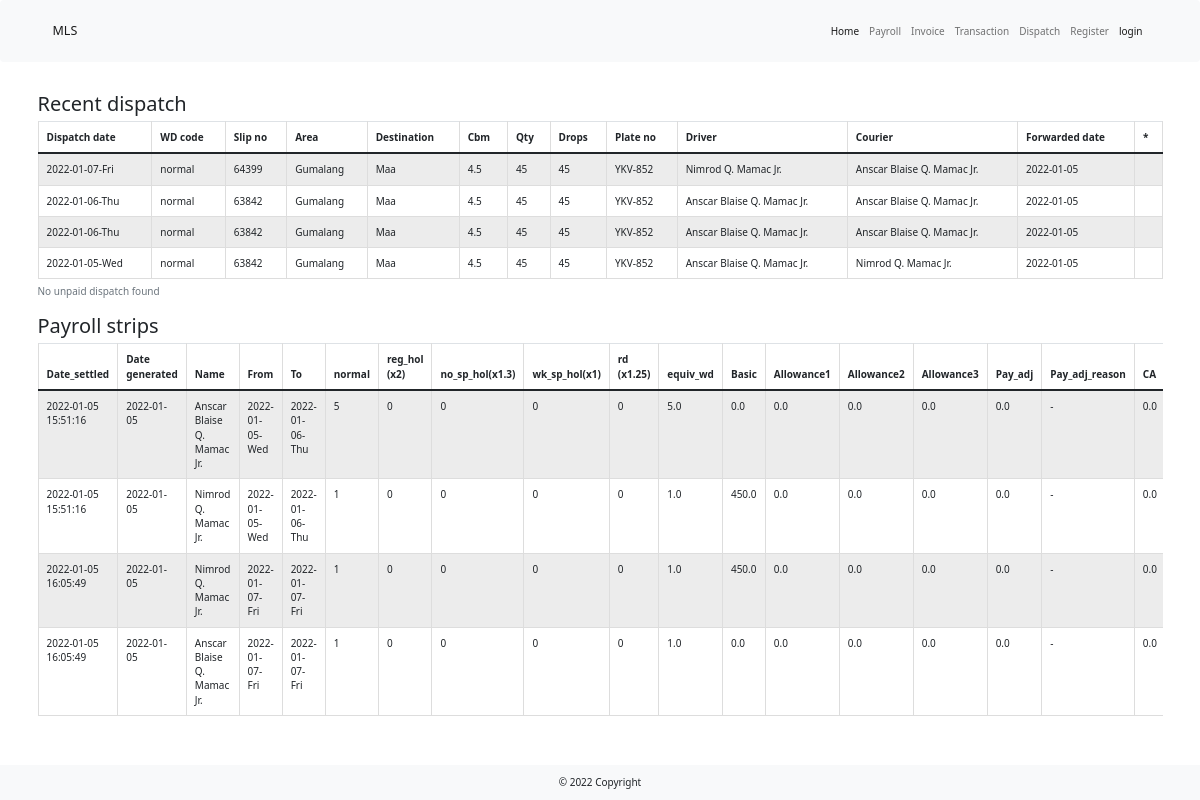
Before: /payroll with the older database file.
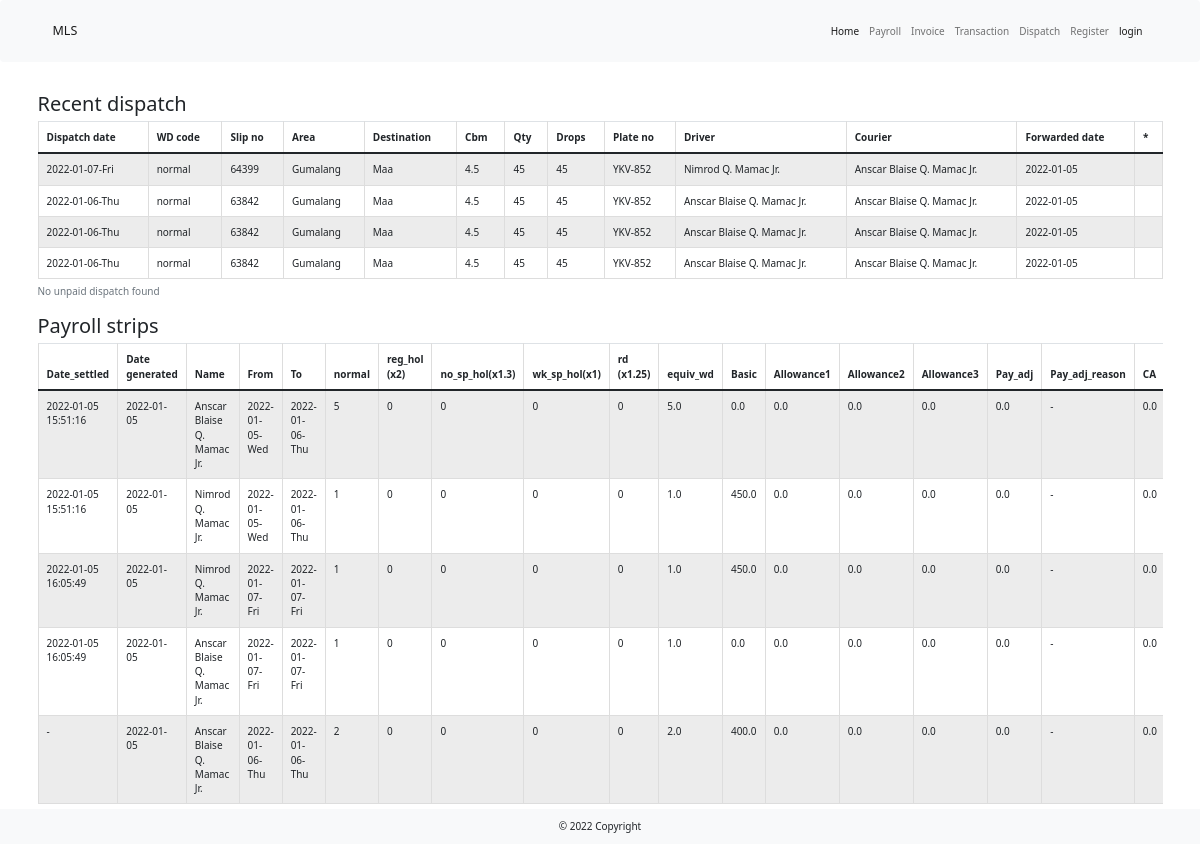
After: the same page with the newer database file.
### main.py (models this page shows)
class DispatchTable(UserMixin, db.Model):
    __tablename__ = "dispatch"
    id = db.Column(db.Integer, primary_key=True, unique=True)
    dispatch_date = db.Column(db.String(100), nullable=False)
    wd_code = db.Column(db.String(100), nullable=False)
    slip_no = db.Column(db.String(100), nullable=False)
    route = db.Column(db.String(100), nullable=False)
    area = db.Column(db.String(250))
    destination = db.Column(db.String(100))
    odo_start = db.Column(db.Integer)
    odo_end = db.Column(db.Integer)
    km = db.Column(db.Float(precision=1))
    cbm = db.Column(db.Float(precision=1), nullable=False)
    qty = db.Column(db.Integer, nullable=False)
    drops = db.Column(db.Integer, nullable=False)
    std_rate = db.Column(db.Float(precision=1), nullable=False)
    rate = db.Column(db.Float(precision=1), nullable=False)
    plate_no = db.Column(db.String(100), nullable=False)
    driver = db.Column(db.String(100), nullable=False)
    courier = db.Column(db.String(100), nullable=False)
    forwarded_date = db.Column(db.String(100), nullable=False)
    invoice_no = db.Column(db.String(100))
    or_no = db.Column(db.String(100))
    or_amt = db.Column(db.Float(precision=1))
    encoded_on = db.Column(db.String(100), nullable=False)
    encoded_by = db.Column(db.String(100))
    encoder_id = db.Column(db.Integer, db.ForeignKey("users.id"))
    encoder = relationship("UserTable", back_populates="dispatch")

class PayStripTable(UserMixin, db.Model):
    __tablename__ = "pay_strip"
    id = db.Column(db.Integer, primary_key=True, unique=True)
    date_settled = db.Column(db.String(100))
    start_date = db.Column(db.String(100), nullable=False)
    end_date = db.Column(db.String(100), nullable=False)
    employee_name = db.Column(db.String(100), nullable=False)
    employee_id = db.Column(db.String(100), nullable=False)
    normal = db.Column(db.Integer)
    reg_hol = db.Column(db.Integer)
    no_sp_hol = db.Column(db.Integer)
    wk_sp_hol = db.Column(db.Integer)
    rd = db.Column(db.Integer)
    equiv_wd = db.Column(db.Float(precision=2))
    basic = db.Column(db.Float(precision=2))
    allowance1 = db.Column(db.Float(precision=2))
    allowance2 = db.Column(db.Float(precision=2))
    allowance3 = db.Column(db.Float(precision=2))
    pay_adj = db.Column(db.Float(precision=2))
    pay_adj_reason = db.Column(db.String(250))
    cash_adv = db.Column(db.Float(precision=2))
    ca_date = db.Column(db.String(100))
    ca_deduction = db.Column(db.Float(precision=2))
    ca_remaining = db.Column(db.Float(precision=2))
    sss = db.Column(db.Float(precision=2))
    philhealth = db.Column(db.Float(precision=2))
    pag_ibig = db.Column(db.Float(precision=2))
    life_insurance = db.Column(db.Float(precision=2))
    income_tax = db.Column(db.Float(precision=2))
    total_pay = db.Column(db.Float(precision=2))
    total_deduct = db.Column(db.Float(precision=2))
    net_pay = db.Column(db.Float(precision=2))
    transferred_amt1 = db.Column(db.Float(precision=2))
    transferred_amt2 = db.Column(db.Float(precision=2))
    carry_over_next_month = db.Column(db.Float(precision=2))
    carry_over_past_month = db.Column(db.Float(precision=2))
    gen_date = db.Column(db.String(100))
    paid_by = db.Column(db.String(100))
    dispatch_ids = db.Column(db.String(200))

### main.py (the view)
@app.route("/payroll", methods=["Get", "Post"])
def payroll():
    with create_engine('sqlite:///lbc_dispatch.db').connect() as cnx:
        raw = pd.read_sql_table(
            table_name="dispatch",
            con=cnx, index_col='dispatch_date',
            columns=['id', 'dispatch_date', 'wd_code', 'slip_no',
                     'area', 'destination', 'cbm', 'qty', 'drops', 'plate_no',
                     'driver', 'courier', 'forwarded_date'
                     ],
        )
    unpaid_cnt = is_found(raw["forwarded_date"], "-")
    if unpaid_cnt > 0:
        paid = False
        df = raw.groupby("forwarded_date").get_group("-").sort_values("dispatch_date", ascending=False)  # group of unpaid dispatches
    else:
        paid = True
        df = raw.head(n=25).sort_values("dispatch_date", ascending=False)
    with create_engine('sqlite:///lbc_dispatch.db').connect() as cnx:
        strip_df = pd.read_sql_table(table_name="pay_strip", con=cnx)
        pay_strip_df = strip_df.head(n=25).sort_values("gen_date", ascending=False)
    return render_template("payroll.html", unpaid_df=df, pay_strip_df=pay_strip_df, paid=paid, unpaid_cnt=unpaid_cnt)

### _util.py (called while the page is built)
def is_found(list_to_check, char_to_find):
    cnt = 0
    for item in list_to_check:
        if item == char_to_find:
            cnt += 1
    if cnt > 0:
        return cnt
    else:
        return cnt

### templates/payroll.html (shortened to what this page needs)
{% extends 'bootstrap/base.html' %}
{% import "bootstrap/wtf.html" as wtf %}
{% block content %}
    {% include '_header.html' %}
    <div class="container my-5">
        <h2>Recent dispatch</h2>
        <div class="table-responsive">
            <table class="table table-striped table-hover table-bordered table-sm">
                {% if paid: %}
                    <caption>No unpaid dispatch found</caption>
                {% else: %}
                    <caption>Found {{unpaid_cnt }} unpaid dispatched. <a href="{{ url_for('add_payroll')}}" class="btn btn-primary">Forward to paystrip</a></caption>
                {% endif %}
                <thead>
                <tr>
                    <th scope="col">Dispatch date</th>
                    <th scope="col">WD code</th>
                    <th scope="col">Slip no</th>
                    <th scope="col">Area</th>
                    <th scope="col">Destination</th>
                    <th scope="col">Cbm</th>
                    <th scope="col">Qty</th>
                    <th scope="col">Drops</th>
                    <th scope="col">Plate no</th>
                    <th scope="col">Driver</th>
                    <th scope="col">Courier</th>
                    <th scope="col">Forwarded date</th>
                    <th scope="col">*</th>
                </tr>
                </thead>
                <tbody>
                {% for row in unpaid_df.itertuples(): %}
                <tr>
                    <td>{{ row[2] }}</td>
                    <td>{{ row[3] }}</td>
                    <td>{{ row[4] }}</td>
                    <td>{{ row[5] }}</td>
                    <td>{{ row[6] }}</td>
                    <td>{{ row[7] }}</td>
                    <td>{{ row[8] }}</td>
                    <td>{{ row[9] }}</td>
                    <td>{{ row[10] }}</td>
                    <td>{{ row[11] }}</td>
                    <td>{{ row[12] }}</td>
                    <td>{{ row[13] }}</td>
                    {% if paid %}
                        <td><a hidden href="{{ url_for('edit_dispatch', dispatch_id=row[1])}}">edit</a></td>
                    {% else: %}
                        <td><a href="{{ url_for('edit_dispatch', dispatch_id=row[1])}}">edit</a></td>
                    {% endif %}
                </tr>
                {% endfor %}
                </tbody>
            </table>
        </div>
        <h2>Payroll strips</h2>
        <div class="table-responsive">
            <table class="table table-striped table-hover table-bordered table-sm">
                <thead>
                <tr>
                    <th scope="col">Date_settled</th>
                    <th scope="col">Date generated</th>
                    <th scope="col">Name</th>
                    <th scope="col">From</th>
                    <th scope="col">To</th>
                    <th scope="col">normal</th>
                    <th scope="col">reg_hol (x2)</th>
                    <th scope="col">no_sp_hol(x1.3)</th>
                    <th scope="col">wk_sp_hol(x1)</th>
                    <th scope="col">rd (x1.25)</th>
                    <th scope="col">equiv_wd</th>
                    <th scope="col">Basic</th>
                    <th scope="col">Allowance1</th>
                    <th scope="col">Allowance2</th>
                    <th scope="col">Allowance3</th>
                    <th scope="col">Pay_adj</th>
                    <th scope="col">Pay_adj_reason</th>
                    <th scope="col">CA</th>
                </tr>
                </thead>
                <tbody>
                {% for row in pay_strip_df.itertuples(): %}
                <tr>
                    <td>{{ row[2] }}</td>
                    <td>{{ row[35] }}</td>
                    <td>{{ row[5] }}</td>
                    <td>{{ row[3] }}</td>
                    <td>{{ row[4] }}</td>
                    <td>{{ row[7] }}</td>
                    <td>{{ row[8] }}</td>
                    <td>{{ row[9] }}</td>
                    <td>{{ row[10] }}</td>
                    <td>{{ row[11] }}</td>
                    <td>{{ row[12] }}</td>
                    <td>{{ row[13] }}</td>
                    <td>{{ row[14] }}</td>
                    <td>{{ row[15] }}</td>
                    <td>{{ row[16] }}</td>
                    <td>{{ row[17] }}</td>
                    <td>{{ row[18] }}</td>
                    <td>{{ row[19] }}</td>
                </tr>
                {% endfor %}
                </tbody>
            </table>
        </div>
    </div>
    {% include '_footer.html' %}
{% endblock  %}

### templates/_header.html (shortened to what this page needs)
{% extends 'bootstrap/base.html' %}
{% block styles %}
    {{super()}}
    <link href="{{ url_for('static', filename='css/bootstrap.min.css') }}" rel="stylesheet" type="text/css">
{% endblock %}
{% block content %}
  <nav class="navbar navbar-expand-sm navbar-light bg-light">
  <div class="container-md d-flex align-items-center">
    <a class="navbar-brand d-flex align-items-center" href="#">MLS</a>
    <div class="collapse navbar-collapse" id="navbarTogglerDemo02">
      <ul class="navbar-nav ms-auto mb-2 mb-lg-0">
          <li class="nav-item">
              <a class="nav-link active" aria-current="page" href="{{ url_for('home') }}">Home</a>
          </li>
          <li class="nav-item">
              <a class="nav-link" href="{{ url_for('payroll')}}">Payroll</a>
          </li>
          <li class="nav-item">
              <a class="nav-link" href="{{ url_for('invoice')}}">Invoice</a>
          </li>
          <li class="nav-item">
              <a class="nav-link" href="{{ url_for('transaction')}}">Transaction</a>
          </li>
          <li class="nav-item">
              <a class="nav-link" href="{{ url_for('dispatch') }}">Dispatch</a></li>
        {% if current_user.is_authenticated %}
          <li class="nav-item dropdown">
          <a class="nav-link dropdown-toggle" href="#" id="navbarDropdown" role="button" data-bs-toggle="dropdown" aria-expanded="false">
            Encode
          </a>
              <ul class="dropdown-menu" aria-labelledby="navbarDropdown">
                  <li><a class="dropdown-item" href="{{ url_for('maintenance')}}">Maintenance</a></li>
                  <li><a class="dropdown-item" href="{{ url_for('admin')}}">Admin Expenses</a></li>
                  <li><hr class="dropdown-divider"></li>
                  <li><a class="dropdown-item" href="{{ url_for('employees')}}">List of Employees</a></li>
                  <li><a class="dropdown-item" href="{{ url_for('tariff')}}">Tariff Table</a></li>
              </ul>
          </li>
          <li class="nav-item">
            <a class="nav-link" href="{{ url_for('logout') }}">logout</a>
          </li>
        {% else %}
          <li class="nav-item">
            <a class="nav-link" href="{{ url_for('register') }}">Register</a>
          </li>
          <li class="nav-item">
            <a class="nav-link active" aria-current="page" href="{{ url_for('login') }}">login</a>
          </li>
        {% endif %}
      </ul>
    </div>
  </div>
  </nav>
{% endblock %}

### templates/_footer.html (shortened to what this page needs)
{% extends 'bootstrap/base.html' %}
{% block styles %}
    {{super()}}
    <link href="{{ url_for('static', filename='css/bootstrap.min.css') }}" rel="stylesheet" type="text/css">
    <link href="{{ url_for('static', filename='css/styles.css') }}" rel="stylesheet" type="text/css">
{% endblock %}
{% block content %}
  <footer class="bg-light text-center text-lg-start fixed-bottom">
  <div class="text-center p-3">
    © 2022 Copyright
  </div>
</footer>
{% endblock %}

Changed rows visible on the page:
removed DispatchTable: dispatch_date "2022-01-05-Wed", wd_code "normal", slip_no "63842", area "Gumalang", destination "Maa", cbm "4.5", qty "45", drops "45", plate_no "YKV-852", driver "Anscar Blaise Q. Mamac Jr.", courier "Nimrod Q. Mamac Jr.", forwarded_date "2022-01-05"
added DispatchTable: dispatch_date "2022-01-06-Thu", wd_code "normal", slip_no "63842", area "Gumalang", destination "Maa", cbm "4.5", qty "45", drops "45", plate_no "YKV-852", driver "Anscar Blaise Q. Mamac Jr.", courier "Anscar Blaise Q. Mamac Jr.", forwarded_date "2022-01-05"
added PayStripTable: row "-", gen_date "2022-01-05", employee_name "Anscar Blaise Q. Mamac Jr.", start_date "2022-01-06-Thu", end_date "2022-01-06-Thu", normal "2", no_sp_hol "0", wk_sp_hol "0", rd "0", row "0", equiv_wd "2.0", basic "400.0", allowance2 "0.0", allowance3 "0.0", pay_adj "0.0", row "0.0"
